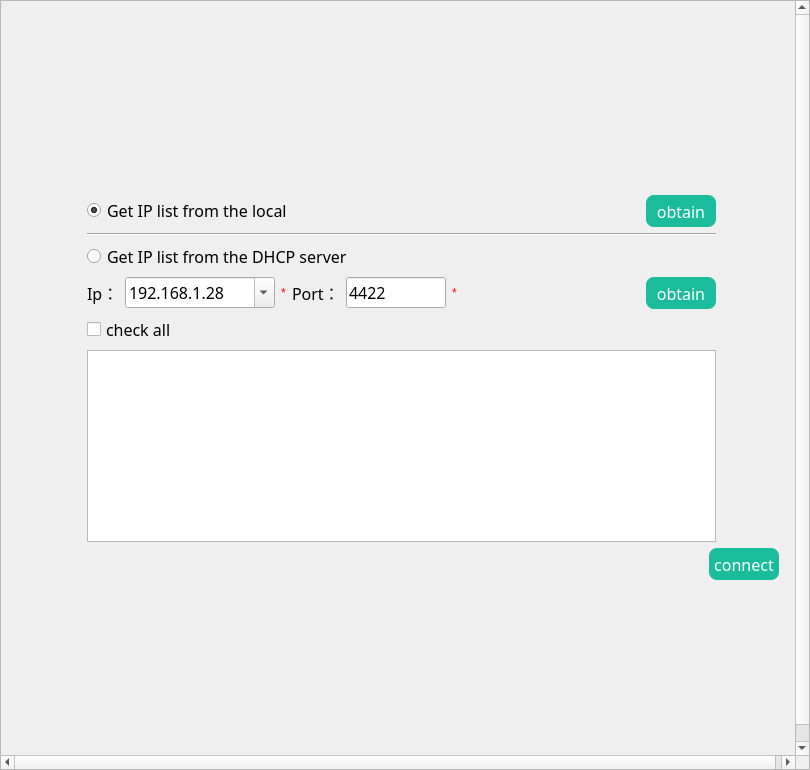
<?xml version="1.0" encoding="UTF-8"?>
<ui version="4.0">
 <class>log_selectClass</class>
 <widget class="QMainWindow" name="log_selectClass">
  <property name="geometry">
   <rect>
    <x>0</x>
    <y>0</y>
    <width>810</width>
    <height>770</height>
   </rect>
  </property>
  <property name="windowTitle">
   <string>black_box</string>
  </property>
  <property name="styleSheet">
   <string notr="true">QMainWindow{background-color: rgb(253, 253, 253);}
</string>
  </property>
  <widget class="QWidget" name="centralWidget">
   <layout class="QGridLayout" name="gridLayout">
    <property name="leftMargin">
     <number>0</number>
    </property>
    <property name="topMargin">
     <number>0</number>
    </property>
    <property name="rightMargin">
     <number>0</number>
    </property>
    <property name="bottomMargin">
     <number>0</number>
    </property>
    <property name="spacing">
     <number>0</number>
    </property>
    <item row="0" column="0">
     <widget class="QScrollArea" name="scrollArea">
      <property name="widgetResizable">
       <bool>true</bool>
      </property>
      <widget class="QWidget" name="scrollAreaWidgetContents">
       <property name="geometry">
        <rect>
         <x>0</x>
         <y>0</y>
         <width>808</width>
         <height>768</height>
        </rect>
       </property>
       <layout class="QGridLayout" name="gridLayout_4">
        <item row="0" column="0">
         <widget class="QStackedWidget" name="stackedWidget">
          <property name="styleSheet">
           <string notr="true"/>
          </property>
          <property name="currentIndex">
           <number>0</number>
          </property>
          <widget class="QWidget" name="loginPage">
           <layout class="QGridLayout" name="gridLayout_3">
            <item row="0" column="0">
             <spacer name="verticalSpacer_2">
              <property name="orientation">
               <enum>Qt::Vertical</enum>
              </property>
              <property name="sizeHint" stdset="0">
               <size>
                <width>20</width>
                <height>32</height>
               </size>
              </property>
             </spacer>
            </item>
            <item row="1" column="0">
             <layout class="QHBoxLayout" name="horizontalLayout_6">
              <item>
               <spacer name="horizontalSpacer_13">
                <property name="orientation">
                 <enum>Qt::Horizontal</enum>
                </property>
                <property name="sizeHint" stdset="0">
                 <size>
                  <width>40</width>
                  <height>20</height>
                 </size>
                </property>
               </spacer>
              </item>
              <item>
               <layout class="QVBoxLayout" name="verticalLayout">
                <item>
                 <layout class="QHBoxLayout" name="horizontalLayout_8">
                  <item>
                   <widget class="QRadioButton" name="radioButton">
                    <property name="font">
                     <font>
                      <family>微软雅黑</family>
                      <pointsize>12</pointsize>
                     </font>
                    </property>
                    <property name="text">
                     <string>Get IP list from the local</string>
                    </property>
                    <property name="checked">
                     <bool>true</bool>
                    </property>
                   </widget>
                  </item>
                  <item>
                   <spacer name="horizontalSpacer_8">
                    <property name="orientation">
                     <enum>Qt::Horizontal</enum>
                    </property>
                    <property name="sizeHint" stdset="0">
                     <size>
                      <width>348</width>
                      <height>20</height>
                     </size>
                    </property>
                   </spacer>
                  </item>
                  <item>
                   <widget class="QPushButton" name="getIpButton">
                    <property name="font">
                     <font>
                      <family>微软雅黑</family>
                      <pointsize>12</pointsize>
                     </font>
                    </property>
                    <property name="styleSheet">
                     <string notr="true">.QPushButton {
	border-style: none;
	border: 0px;
	min-height:32px;
    min-width:70px;
	border-radius: 8px;
	color: rgb(255, 255, 255);
	
	background-color: rgb(26, 188, 156);
    background-repeat:no-repeat;
}


.QPushButton:hover{ 
background-color: rgb(74, 215, 187);
    background-repeat:no-repeat;
}

.QPushButton:pressed{ 
background-color: rgb(19, 159, 131);
}
</string>
                    </property>
                    <property name="text">
                     <string>obtain</string>
                    </property>
                   </widget>
                  </item>
                 </layout>
                </item>
                <item>
                 <widget class="Line" name="line_2">
                  <property name="orientation">
                   <enum>Qt::Horizontal</enum>
                  </property>
                 </widget>
                </item>
                <item>
                 <widget class="QRadioButton" name="radioButton2">
                  <property name="font">
                   <font>
                    <family>微软雅黑</family>
                    <pointsize>12</pointsize>
                   </font>
                  </property>
                  <property name="text">
                   <string>Get IP list from the DHCP server</string>
                  </property>
                 </widget>
                </item>
                <item>
                 <layout class="QHBoxLayout" name="horizontalLayout_5">
                  <item>
                   <widget class="QLabel" name="label_3">
                    <property name="font">
                     <font>
                      <family>微软雅黑</family>
                      <pointsize>12</pointsize>
                     </font>
                    </property>
                    <property name="text">
                     <string>Ip：</string>
                    </property>
                   </widget>
                  </item>
                  <item>
                   <widget class="QComboBox" name="ipComboBox">
                    <property name="minimumSize">
                     <size>
                      <width>150</width>
                      <height>0</height>
                     </size>
                    </property>
                    <property name="maximumSize">
                     <size>
                      <width>200</width>
                      <height>16777215</height>
                     </size>
                    </property>
                    <property name="font">
                     <font>
                      <family>微软雅黑</family>
                      <pointsize>12</pointsize>
                     </font>
                    </property>
                    <property name="styleSheet">
                     <string notr="true">font: 12pt &quot;微软雅黑&quot;;</string>
                    </property>
                    <property name="editable">
                     <bool>true</bool>
                    </property>
                    <item>
                     <property name="text">
                      <string>192.168.1.28</string>
                     </property>
                    </item>
                   </widget>
                  </item>
                  <item>
                   <widget class="QLabel" name="label_9">
                    <property name="text">
                     <string>&lt;html&gt;&lt;head/&gt;&lt;body&gt;&lt;p&gt;&lt;span style=&quot; color:#ff0000;&quot;&gt;*&lt;/span&gt;&lt;/p&gt;&lt;/body&gt;&lt;/html&gt;</string>
                    </property>
                   </widget>
                  </item>
                  <item>
                   <widget class="QLabel" name="label_4">
                    <property name="font">
                     <font>
                      <family>微软雅黑</family>
                      <pointsize>12</pointsize>
                     </font>
                    </property>
                    <property name="text">
                     <string>Port：</string>
                    </property>
                   </widget>
                  </item>
                  <item>
                   <widget class="QLineEdit" name="portEdit">
                    <property name="maximumSize">
                     <size>
                      <width>100</width>
                      <height>16777215</height>
                     </size>
                    </property>
                    <property name="font">
                     <font>
                      <family>微软雅黑</family>
                      <pointsize>12</pointsize>
                     </font>
                    </property>
                    <property name="text">
                     <string>4422</string>
                    </property>
                   </widget>
                  </item>
                  <item>
                   <widget class="QLabel" name="label_10">
                    <property name="text">
                     <string>&lt;html&gt;&lt;head/&gt;&lt;body&gt;&lt;p&gt;&lt;span style=&quot; color:#ff0000;&quot;&gt;*&lt;/span&gt;&lt;/p&gt;&lt;/body&gt;&lt;/html&gt;</string>
                    </property>
                   </widget>
                  </item>
                  <item>
                   <spacer name="horizontalSpacer_9">
                    <property name="orientation">
                     <enum>Qt::Horizontal</enum>
                    </property>
                    <property name="sizeHint" stdset="0">
                     <size>
                      <width>78</width>
                      <height>20</height>
                     </size>
                    </property>
                   </spacer>
                  </item>
                  <item>
                   <widget class="QPushButton" name="getIpButton2">
                    <property name="font">
                     <font>
                      <family>微软雅黑</family>
                      <pointsize>12</pointsize>
                     </font>
                    </property>
                    <property name="styleSheet">
                     <string notr="true">.QPushButton {
	border-style: none;
	border: 0px;
	min-height:32px;
    min-width:70px;
	border-radius: 8px;
	color: rgb(255, 255, 255);
	
	background-color: rgb(26, 188, 156);
    background-repeat:no-repeat;
}


.QPushButton:hover{ 
background-color: rgb(74, 215, 187);
    background-repeat:no-repeat;
}

.QPushButton:pressed{ 
background-color: rgb(19, 159, 131);
}
</string>
                    </property>
                    <property name="text">
                     <string>obtain</string>
                    </property>
                   </widget>
                  </item>
                 </layout>
                </item>
                <item>
                 <widget class="QCheckBox" name="AllcheckBox">
                  <property name="font">
                   <font>
                    <family>微软雅黑</family>
                    <pointsize>12</pointsize>
                   </font>
                  </property>
                  <property name="text">
                   <string>check all</string>
                  </property>
                 </widget>
                </item>
                <item>
                 <widget class="QListWidget" name="iplistWidget">
                  <property name="font">
                   <font>
                    <family>微软雅黑</family>
                    <pointsize>12</pointsize>
                   </font>
                  </property>
                  <property name="styleSheet">
                   <string notr="true">font: 12pt &quot;微软雅黑&quot;;</string>
                  </property>
                  <property name="movement">
                   <enum>QListView::Static</enum>
                  </property>
                  <property name="flow">
                   <enum>QListView::LeftToRight</enum>
                  </property>
                  <property name="isWrapping" stdset="0">
                   <bool>true</bool>
                  </property>
                  <property name="resizeMode">
                   <enum>QListView::Fixed</enum>
                  </property>
                 </widget>
                </item>
               </layout>
              </item>
              <item>
               <spacer name="horizontalSpacer_14">
                <property name="orientation">
                 <enum>Qt::Horizontal</enum>
                </property>
                <property name="sizeHint" stdset="0">
                 <size>
                  <width>58</width>
                  <height>20</height>
                 </size>
                </property>
               </spacer>
              </item>
             </layout>
            </item>
            <item row="3" column="0">
             <layout class="QHBoxLayout" name="horizontalLayout_7">
              <item>
               <spacer name="horizontalSpacer_12">
                <property name="orientation">
                 <enum>Qt::Horizontal</enum>
                </property>
                <property name="sizeHint" stdset="0">
                 <size>
                  <width>548</width>
                  <height>20</height>
                 </size>
                </property>
               </spacer>
              </item>
              <item>
               <widget class="QPushButton" name="connectButton">
                <property name="font">
                 <font>
                  <family>微软雅黑</family>
                  <pointsize>12</pointsize>
                 </font>
                </property>
                <property name="styleSheet">
                 <string notr="true">.QPushButton {
	border-style: none;
	border: 0px;
	min-height:32px;
    min-width:70px;
	border-radius: 8px;
	color: rgb(255, 255, 255);
	
	background-color: rgb(26, 188, 156);
    background-repeat:no-repeat;
}


.QPushButton:hover{ 
background-color: rgb(74, 215, 187);
    background-repeat:no-repeat;
}

.QPushButton:pressed{ 
background-color: rgb(19, 159, 131);
}
</string>
                </property>
                <property name="text">
                 <string>connect</string>
                </property>
               </widget>
              </item>
             </layout>
            </item>
            <item row="4" column="0">
             <spacer name="verticalSpacer">
              <property name="orientation">
               <enum>Qt::Vertical</enum>
              </property>
              <property name="sizeHint" stdset="0">
               <size>
                <width>20</width>
                <height>48</height>
               </size>
              </property>
             </spacer>
            </item>
           </layout>
          </widget>
          <widget class="QWidget" name="getInfoPage">
           <layout class="QGridLayout" name="gridLayout_2">
            <item row="6" column="0" colspan="7">
             <widget class="QTabWidget" name="tabWidget">
              <property name="maximumSize">
               <size>
                <width>16777215</width>
                <height>200</height>
               </size>
              </property>
              <property name="font">
               <font>
                <family>微软雅黑</family>
                <pointsize>12</pointsize>
               </font>
              </property>
              <property name="currentIndex">
               <number>-1</number>
              </property>
             </widget>
            </item>
            <item row="4" column="1" colspan="6">
             <spacer name="horizontalSpacer_15">
              <property name="orientation">
               <enum>Qt::Horizontal</enum>
              </property>
              <property name="sizeHint" stdset="0">
               <size>
                <width>672</width>
                <height>20</height>
               </size>
              </property>
             </spacer>
            </item>
            <item row="0" column="0">
             <widget class="QLabel" name="label_12">
              <property name="font">
               <font>
                <family>微软雅黑</family>
                <pointsize>12</pointsize>
               </font>
              </property>
              <property name="text">
               <string>Connected vehicle:</string>
              </property>
             </widget>
            </item>
            <item row="3" column="0" colspan="7">
             <widget class="Line" name="line_3">
              <property name="orientation">
               <enum>Qt::Horizontal</enum>
              </property>
             </widget>
            </item>
            <item row="7" column="2" colspan="5">
             <spacer name="horizontalSpacer_5">
              <property name="orientation">
               <enum>Qt::Horizontal</enum>
              </property>
              <property name="sizeHint" stdset="0">
               <size>
                <width>537</width>
                <height>20</height>
               </size>
              </property>
             </spacer>
            </item>
            <item row="9" column="0" colspan="7">
             <widget class="QTableView" name="tableView">
              <property name="minimumSize">
               <size>
                <width>0</width>
                <height>200</height>
               </size>
              </property>
              <property name="font">
               <font>
                <family>微软雅黑</family>
                <pointsize>12</pointsize>
               </font>
              </property>
              <property name="styleSheet">
               <string notr="true">font: 12pt &quot;微软雅黑&quot;;</string>
              </property>
              <attribute name="horizontalHeaderCascadingSectionResizes">
               <bool>false</bool>
              </attribute>
              <attribute name="horizontalHeaderShowSortIndicator" stdset="0">
               <bool>false</bool>
              </attribute>
              <attribute name="horizontalHeaderStretchLastSection">
               <bool>true</bool>
              </attribute>
              <attribute name="verticalHeaderCascadingSectionResizes">
               <bool>false</bool>
              </attribute>
              <attribute name="verticalHeaderStretchLastSection">
               <bool>false</bool>
              </attribute>
             </widget>
            </item>
            <item row="7" column="0">
             <widget class="QRadioButton" name="userDefButton">
              <property name="font">
               <font>
                <family>微软雅黑</family>
                <pointsize>12</pointsize>
               </font>
              </property>
              <property name="text">
               <string>user-defined</string>
              </property>
              <property name="checked">
               <bool>true</bool>
              </property>
             </widget>
            </item>
            <item row="4" column="0">
             <widget class="QPushButton" name="selectButton">
              <property name="font">
               <font>
                <family>微软雅黑</family>
                <pointsize>12</pointsize>
               </font>
              </property>
              <property name="styleSheet">
               <string notr="true">.QPushButton {
	border-style: none;
	border: 0px;
	min-height:32px;
    min-width:120px;
	border-radius: 8px;
	color: rgb(255, 255, 255);
	
	background-color: rgb(26, 188, 156);
    background-repeat:no-repeat;
}


.QPushButton:hover{ 
background-color: rgb(74, 215, 187);
    background-repeat:no-repeat;
}

.QPushButton:pressed{ 
background-color: rgb(19, 159, 131);
}
</string>
              </property>
              <property name="text">
               <string>get log types</string>
              </property>
             </widget>
            </item>
            <item row="11" column="0" colspan="7">
             <widget class="Line" name="line">
              <property name="orientation">
               <enum>Qt::Horizontal</enum>
              </property>
             </widget>
            </item>
            <item row="12" column="2" colspan="5">
             <spacer name="horizontalSpacer_4">
              <property name="orientation">
               <enum>Qt::Horizontal</enum>
              </property>
              <property name="sizeHint" stdset="0">
               <size>
                <width>537</width>
                <height>20</height>
               </size>
              </property>
             </spacer>
            </item>
            <item row="2" column="0" colspan="7">
             <widget class="QListWidget" name="connectedListWidget">
              <property name="maximumSize">
               <size>
                <width>16777215</width>
                <height>160</height>
               </size>
              </property>
              <property name="font">
               <font>
                <family>微软雅黑</family>
                <pointsize>12</pointsize>
               </font>
              </property>
              <property name="styleSheet">
               <string notr="true">font: 12pt &quot;微软雅黑&quot;;</string>
              </property>
             </widget>
            </item>
            <item row="15" column="0" colspan="3">
             <layout class="QHBoxLayout" name="horizontalLayout_4">
              <item>
               <widget class="QLabel" name="label_6">
                <property name="font">
                 <font>
                  <family>微软雅黑</family>
                  <pointsize>12</pointsize>
                 </font>
                </property>
                <property name="text">
                 <string>fts port：</string>
                </property>
               </widget>
              </item>
              <item>
               <widget class="QLineEdit" name="ftsPortEdit">
                <property name="maximumSize">
                 <size>
                  <width>100</width>
                  <height>16777215</height>
                 </size>
                </property>
                <property name="font">
                 <font>
                  <family>微软雅黑</family>
                  <pointsize>12</pointsize>
                 </font>
                </property>
                <property name="text">
                 <string>4412</string>
                </property>
               </widget>
              </item>
              <item>
               <widget class="QLabel" name="label_11">
                <property name="text">
                 <string>&lt;html&gt;&lt;head/&gt;&lt;body&gt;&lt;p&gt;&lt;span style=&quot; color:#ff0000;&quot;&gt;*&lt;/span&gt;&lt;/p&gt;&lt;/body&gt;&lt;/html&gt;</string>
                </property>
               </widget>
              </item>
              <item>
               <spacer name="horizontalSpacer_7">
                <property name="orientation">
                 <enum>Qt::Horizontal</enum>
                </property>
                <property name="sizeHint" stdset="0">
                 <size>
                  <width>40</width>
                  <height>20</height>
                 </size>
                </property>
               </spacer>
              </item>
             </layout>
            </item>
            <item row="10" column="4" colspan="3">
             <spacer name="horizontalSpacer_10">
              <property name="orientation">
               <enum>Qt::Horizontal</enum>
              </property>
              <property name="sizeHint" stdset="0">
               <size>
                <width>466</width>
                <height>20</height>
               </size>
              </property>
             </spacer>
            </item>
            <item row="13" column="0" colspan="7">
             <layout class="QHBoxLayout" name="horizontalLayout">
              <item>
               <widget class="QRadioButton" name="todayButton">
                <property name="font">
                 <font>
                  <family>微软雅黑</family>
                  <pointsize>12</pointsize>
                 </font>
                </property>
                <property name="text">
                 <string>Today</string>
                </property>
               </widget>
              </item>
              <item>
               <widget class="QRadioButton" name="yestButton">
                <property name="font">
                 <font>
                  <family>微软雅黑</family>
                  <pointsize>12</pointsize>
                 </font>
                </property>
                <property name="text">
                 <string>Yesterday</string>
                </property>
               </widget>
              </item>
              <item>
               <widget class="QRadioButton" name="allTimeButton">
                <property name="font">
                 <font>
                  <family>微软雅黑</family>
                  <pointsize>12</pointsize>
                 </font>
                </property>
                <property name="text">
                 <string>All</string>
                </property>
               </widget>
              </item>
              <item>
               <widget class="QRadioButton" name="lastTowHourButton">
                <property name="font">
                 <font>
                  <family>微软雅黑</family>
                  <pointsize>12</pointsize>
                 </font>
                </property>
                <property name="text">
                 <string>Last 2 hour</string>
                </property>
               </widget>
              </item>
              <item>
               <widget class="QRadioButton" name="orderButton">
                <property name="font">
                 <font>
                  <family>微软雅黑</family>
                  <pointsize>12</pointsize>
                 </font>
                </property>
                <property name="text">
                 <string>Specified time period:</string>
                </property>
                <property name="checked">
                 <bool>true</bool>
                </property>
               </widget>
              </item>
              <item>
               <spacer name="horizontalSpacer_3">
                <property name="orientation">
                 <enum>Qt::Horizontal</enum>
                </property>
                <property name="sizeHint" stdset="0">
                 <size>
                  <width>367</width>
                  <height>20</height>
                 </size>
                </property>
               </spacer>
              </item>
             </layout>
            </item>
            <item row="16" column="0" colspan="5">
             <spacer name="horizontalSpacer">
              <property name="orientation">
               <enum>Qt::Horizontal</enum>
              </property>
              <property name="sizeHint" stdset="0">
               <size>
                <width>497</width>
                <height>26</height>
               </size>
              </property>
             </spacer>
            </item>
            <item row="16" column="6">
             <widget class="QPushButton" name="disconnectButton">
              <property name="maximumSize">
               <size>
                <width>200</width>
                <height>16777215</height>
               </size>
              </property>
              <property name="font">
               <font>
                <family>微软雅黑</family>
                <pointsize>12</pointsize>
               </font>
              </property>
              <property name="styleSheet">
               <string notr="true">.QPushButton {
	border-style: none;
	border: 0px;
	min-height:32px;
    min-width:70px;
	border-radius: 8px;
	color: rgb(255, 255, 255);
	
	background-color: rgb(26, 137, 188);
    background-repeat:no-repeat;
}


.QPushButton:hover{ 
background-color: rgb(88, 174, 214);
    background-repeat:no-repeat;
}

.QPushButton:pressed{ 
background-color: rgb(20, 113, 157);
}
</string>
              </property>
              <property name="text">
               <string>Disconnect</string>
              </property>
             </widget>
            </item>
            <item row="12" column="0">
             <widget class="QLabel" name="label_7">
              <property name="font">
               <font>
                <family>微软雅黑</family>
                <pointsize>12</pointsize>
               </font>
              </property>
              <property name="text">
               <string>choose time：</string>
              </property>
             </widget>
            </item>
            <item row="16" column="5">
             <widget class="QPushButton" name="sendLogButton">
              <property name="maximumSize">
               <size>
                <width>400</width>
                <height>16777215</height>
               </size>
              </property>
              <property name="font">
               <font>
                <family>微软雅黑</family>
                <pointsize>12</pointsize>
               </font>
              </property>
              <property name="styleSheet">
               <string notr="true">.QPushButton {
	border-style: none;
	border: 0px;
	min-height:32px;
    min-width:200px;
	border-radius: 8px;
	color: rgb(255, 255, 255);
	
	background-color: rgb(26, 188, 156);
    background-repeat:no-repeat;
}


.QPushButton:hover{ 
background-color: rgb(74, 215, 187);
    background-repeat:no-repeat;
}

.QPushButton:pressed{ 
background-color: rgb(19, 159, 131);
}
</string>
              </property>
              <property name="text">
               <string>filtrate and get the logs</string>
              </property>
             </widget>
            </item>
            <item row="14" column="0" colspan="6">
             <layout class="QHBoxLayout" name="horizontalLayout_2">
              <item>
               <widget class="QLabel" name="label">
                <property name="font">
                 <font>
                  <family>微软雅黑</family>
                  <pointsize>12</pointsize>
                 </font>
                </property>
                <property name="text">
                 <string>Start time：</string>
                </property>
               </widget>
              </item>
              <item>
               <widget class="QDateTimeEdit" name="startTimeEdit">
                <property name="font">
                 <font>
                  <family>微软雅黑</family>
                  <pointsize>12</pointsize>
                 </font>
                </property>
                <property name="styleSheet">
                 <string notr="true">font: 12pt &quot;微软雅黑&quot;;</string>
                </property>
                <property name="calendarPopup">
                 <bool>true</bool>
                </property>
               </widget>
              </item>
              <item>
               <widget class="QLabel" name="label_2">
                <property name="font">
                 <font>
                  <family>微软雅黑</family>
                  <pointsize>12</pointsize>
                 </font>
                </property>
                <property name="text">
                 <string>End time：</string>
                </property>
               </widget>
              </item>
              <item>
               <widget class="QDateTimeEdit" name="endTimeEdit">
                <property name="font">
                 <font>
                  <family>微软雅黑</family>
                  <pointsize>12</pointsize>
                 </font>
                </property>
                <property name="styleSheet">
                 <string notr="true">font: 12pt &quot;微软雅黑&quot;;</string>
                </property>
                <property name="calendarPopup">
                 <bool>true</bool>
                </property>
                <property name="timeSpec">
                 <enum>Qt::LocalTime</enum>
                </property>
               </widget>
              </item>
              <item>
               <widget class="QCheckBox" name="newTimeBox">
                <property name="font">
                 <font>
                  <family>微软雅黑</family>
                  <pointsize>12</pointsize>
                 </font>
                </property>
                <property name="text">
                 <string>Latest time</string>
                </property>
               </widget>
              </item>
              <item>
               <spacer name="horizontalSpacer_6">
                <property name="orientation">
                 <enum>Qt::Horizontal</enum>
                </property>
                <property name="sizeHint" stdset="0">
                 <size>
                  <width>40</width>
                  <height>20</height>
                 </size>
                </property>
               </spacer>
              </item>
             </layout>
            </item>
            <item row="1" column="0">
             <widget class="QCheckBox" name="checkAllBox">
              <property name="font">
               <font>
                <family>微软雅黑</family>
                <pointsize>12</pointsize>
               </font>
              </property>
              <property name="text">
               <string>Check all</string>
              </property>
             </widget>
            </item>
            <item row="8" column="0" colspan="7">
             <layout class="QHBoxLayout" name="horizontalLayout_3">
              <item>
               <widget class="QCheckBox" name="checkBox">
                <property name="font">
                 <font>
                  <family>微软雅黑</family>
                  <pointsize>12</pointsize>
                 </font>
                </property>
                <property name="text">
                 <string>Check all</string>
                </property>
               </widget>
              </item>
              <item>
               <spacer name="horizontalSpacer_2">
                <property name="orientation">
                 <enum>Qt::Horizontal</enum>
                </property>
                <property name="sizeHint" stdset="0">
                 <size>
                  <width>211</width>
                  <height>23</height>
                 </size>
                </property>
               </spacer>
              </item>
              <item>
               <widget class="QLabel" name="label_8">
                <property name="font">
                 <font>
                  <family>微软雅黑</family>
                  <pointsize>12</pointsize>
                 </font>
                </property>
                <property name="text">
                 <string>Fuzzy search:</string>
                </property>
               </widget>
              </item>
              <item>
               <widget class="QLineEdit" name="selectEdit">
                <property name="maximumSize">
                 <size>
                  <width>200</width>
                  <height>16777215</height>
                 </size>
                </property>
                <property name="font">
                 <font>
                  <family>微软雅黑</family>
                  <pointsize>12</pointsize>
                 </font>
                </property>
                <property name="text">
                 <string/>
                </property>
               </widget>
              </item>
             </layout>
            </item>
            <item row="5" column="0" colspan="7">
             <layout class="QHBoxLayout" name="horizontalLayout_9">
              <item>
               <widget class="QRadioButton" name="tempButton">
                <property name="font">
                 <font>
                  <family>微软雅黑</family>
                  <pointsize>12</pointsize>
                 </font>
                </property>
                <property name="text">
                 <string>log template</string>
                </property>
               </widget>
              </item>
              <item>
               <spacer name="horizontalSpacer_11">
                <property name="orientation">
                 <enum>Qt::Horizontal</enum>
                </property>
                <property name="sizeHint" stdset="0">
                 <size>
                  <width>518</width>
                  <height>20</height>
                 </size>
                </property>
               </spacer>
              </item>
              <item>
               <widget class="QPushButton" name="templateButton">
                <property name="font">
                 <font>
                  <family>微软雅黑</family>
                  <pointsize>12</pointsize>
                 </font>
                </property>
                <property name="styleSheet">
                 <string notr="true">.QPushButton {
	border-style: none;
	border: 0px;
	min-height:32px;
    min-width:100px;
	border-radius: 8px;
	color: rgb(255, 255, 255);
	
	background-color: rgb(26, 188, 156);
    background-repeat:no-repeat;
}


.QPushButton:hover{ 
background-color: rgb(74, 215, 187);
    background-repeat:no-repeat;
}

.QPushButton:pressed{ 
background-color: rgb(19, 159, 131);
}
</string>
                </property>
                <property name="text">
                 <string> template manage </string>
                </property>
               </widget>
              </item>
             </layout>
            </item>
            <item row="10" column="3">
             <widget class="QCheckBox" name="systemLogBox">
              <property name="font">
               <font>
                <family>微软雅黑</family>
                <pointsize>12</pointsize>
               </font>
              </property>
              <property name="text">
               <string>system_log</string>
              </property>
             </widget>
            </item>
            <item row="10" column="0">
             <widget class="QCheckBox" name="positionBox">
              <property name="font">
               <font>
                <family>微软雅黑</family>
                <pointsize>12</pointsize>
               </font>
              </property>
              <property name="text">
               <string>localization</string>
              </property>
             </widget>
            </item>
            <item row="10" column="1" colspan="2">
             <widget class="QCheckBox" name="repositionBox">
              <property name="font">
               <font>
                <family>微软雅黑</family>
                <pointsize>12</pointsize>
               </font>
              </property>
              <property name="text">
               <string>deviation</string>
              </property>
             </widget>
            </item>
           </layout>
          </widget>
         </widget>
        </item>
       </layout>
      </widget>
     </widget>
    </item>
   </layout>
  </widget>
 </widget>
 <layoutdefault spacing="6" margin="11"/>
 <resources>
  <include location="mainMind.qrc"/>
 </resources>
 <connections/>
</ui>
